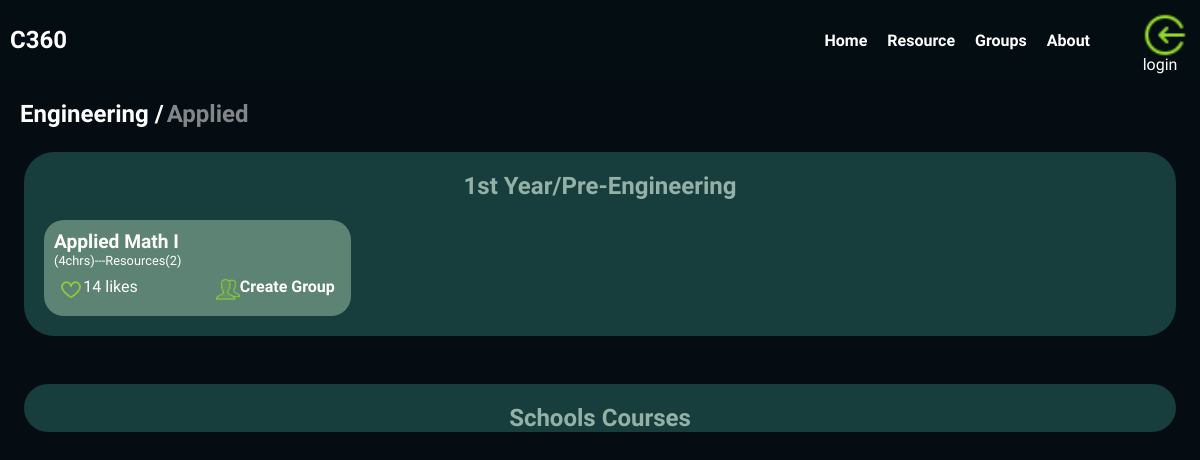
The app's page /all/resource2 with its own data.
### resource/models.py (models this page shows, shortened)
class course(models.Model):
    name = models.CharField("Name", max_length=200)
    description =models.TextField()
    resource= models.ManyToManyField(resource)
    crh = models.IntegerField()
    rating = models.IntegerField()
    couree_type1 = "Mandatory"
    course_type2 = 'Elective'
    course_type3 = 'Free-Elective'
    course_typechoice = [
        (couree_type1, "Mandatory"),
        (course_type2, 'Elective'),
        (course_type3, 'Free-Elective')
    ]
    course_type = models.CharField(max_length=200, choices=course_typechoice,default=couree_type1)
    @property
    def resource_count(self):
        return self.resource.count()

### curriculum/views.py (the view)
# urls.py: path("resource2" , views.resource_page, name="resource2")
def resource_page(request):
    semisters = semister.objects.all()
    return render(request, 'resource/resources.html', {'semisters':semisters})

### resource/custom_filters.py (called while the page is built)
@register.filter
def first_matching_group(groups, cource):
    for group in groups:
        if group.topic == cource:
            return group
    return None

### resource/templates/resource/resources.html (shortened to what this page needs)
{% extends 'main.html' %}
{% block content %}
<html lang="en">
<head>
  {% load static %}
  {% load custom_filters %}
  <link rel="stylesheet" href="{% static 'resource/css/resource.css' %}">
</head>
<body>
  <div class="head">
    <a id="eng" href="">Engineering / </a><a id="app" href=""> Applied</a>
  </div>
  <div class="fresh-con">
    <h3 id="fresh-head">1st Year/Pre-Engineering</h3>
    <div class="cources-con">
      {% for semister in semisters %}
        {% if semister.year == '1st year' %}
          {% for cource in semister.courses.all %}
      <div class="course-con">
            <div class="c-name"><a style="color: #fff; text-decoration: none;" href="{% url 'course_detail' course_id=cource.id %}">{{cource.name}}</a></div>
            <div class="c-r-no">({{cource.crh}}chrs)---Resources({{cource.resource_count}})</div>
            <div class="l-n-c">
              <div class="l-n-c-l">
                <div><a  href="{% url 'increase_rating' course_id=cource.id %}"><img id="icons" src="{% static 'resource/images/like.png' %}" alt=""></a></div>
                <div><small> {{cource.rating}} likes</small></div>
              </div>
              <div class="l-n-c-c">
                <div><img id="icons" src="{% static 'resource/images/group.png' %}" alt=""></div>
                {% with matching_group=groups|first_matching_group:cource %}
                    {% if matching_group %}
                        <div><small><a id="link" href="{% url 'group_page' group_id=matching_group.id %}">Join course Group</a></small></div>
                    {% else %}
                        <div><small><a id="link" href="{% url 'create_group' course_id=cource.id %}">Create Group</a></small></div>
                    {% endif %}
                {% endwith %}
              </div>
            </div>
      </div>
      {% endfor %}
        {% endif %}
       {% endfor %}
    </div>
  </div>
  <div class="fresh-con">
    <h3 id="fresh-head">Schools Courses
    </h3>
  </div>
</body>
{% endblock %}

### static/css/main.css (style rules this page uses)
* { margin: 0; padding: 0; box-sizing: border-box; font-family: Inria Sans; }
#link { color: #fff; text-decoration: none; font-weight: 600; }
body { font-family: Inria Sans; }
img { width: 60px; height: 60px; }

### resource/static/resource/css/resource.css (style rules this page uses)
body { margin: 0px; font-family: Inria Sans; background-color: #050D12; }
.head { display: flex; flex-direction: row; margin: 20px; }
#eng { color: #FFF; font-family: Inria Sans; font-size: 1.5rem; font-style: normal; font-weight: 700; line-height: normal; text-decoration: none; margin-right: 3px; }
#app { color: rgba(255, 255, 255, 0.50); font-family: Inria Sans; font-size: 1.5rem; font-style: normal; font-weight: 700; line-height: normal; text-decoration: none; }
.fresh-con { width : 96%; margin: 2%; background-color:#183D3D; border-radius: 30px; }
.cources-con { display: grid; grid-template-columns: 1fr 1fr 1fr; }
.course-con { background-color: #5C8374; width: 80%; border-radius: 20px; flex-shrink: 0; margin: 20px; height: 6rem; }
#fresh-head { color: #93B1A6; font-family: Inria Sans; font-size: 1.5rem; font-style: normal; font-weight: 700; line-height: normal; text-align: center; padding-top: 20px; margin-top: 0px; }
.c-name { color: #FFF; font-family: Inria Sans; font-size: 1.2rem; font-style: normal; font-weight: 700; line-height: normal; margin-top: 10px; margin-left: 10px; }
.c-r-no { color: #FFF; font-family: Inria Sans; font-size: 0.8rem; font-weight:300; margin-left: 10px; }
.l-n-c { display: flex; flex-direction: row; justify-content: space-between; width: 90%; margin-left: 5%; margin-top: 3%; height:40px; }
small { font-size: 1rem; color: white; font-weight: 300; }
#icons { height: 24px; width: 24px; }
.l-n-c-l, .l-n-c-c { display: grid; grid-template-columns: 1fr 4fr; }

### groupapp/static/groupapp/css/style.css (style rules this page uses)
body { font-family: Inria sans; background-color: #040D12; color: #fff; }

### records on screen
course: name "Applied Math I", crh "4", resource_count "2", rating "14"
